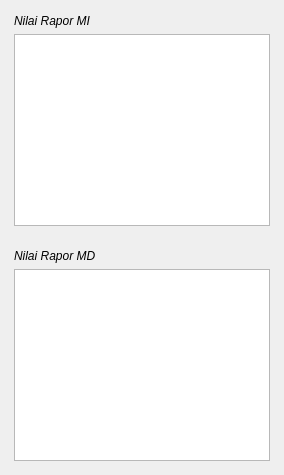
         <widget class="QWidget" name="tab_nilai">
          <attribute name="title">
           <string>Nilai Rapor</string>
          </attribute>
          <layout class="QGridLayout" name="gridLayout_44">
           <property name="leftMargin">
            <number>5</number>
           </property>
           <property name="topMargin">
            <number>5</number>
           </property>
           <property name="rightMargin">
            <number>5</number>
           </property>
           <property name="bottomMargin">
            <number>5</number>
           </property>
           <property name="spacing">
            <number>5</number>
           </property>
           <item row="0" column="0">
            <widget class="QWidget" name="widget_47" native="true">
             <layout class="QGridLayout" name="gridLayout_43">
              <item row="0" column="0">
               <widget class="QLabel" name="label_5">
                <property name="font">
                 <font>
                  <italic>true</italic>
                 </font>
                </property>
                <property name="text">
                 <string>Nilai Rapor MI</string>
                </property>
               </widget>
              </item>
              <item row="1" column="0">
               <widget class="QTableWidget" name="tbl_nilai_mi"/>
              </item>
             </layout>
            </widget>
           </item>
           <item row="1" column="0">
            <widget class="QWidget" name="widget_48" native="true">
             <layout class="QGridLayout" name="gridLayout_42">
              <item row="0" column="0">
               <widget class="QLabel" name="label_9">
                <property name="font">
                 <font>
                  <italic>true</italic>
                 </font>
                </property>
                <property name="text">
                 <string>Nilai Rapor MD</string>
                </property>
               </widget>
              </item>
              <item row="1" column="0">
               <widget class="QTableWidget" name="tbl_nilai_md"/>
              </item>
             </layout>
            </widget>
           </item>
          </layout>
         </widget>
